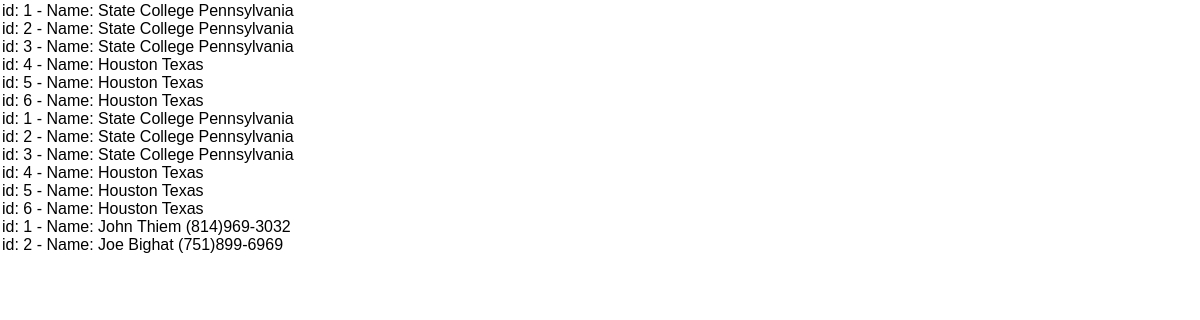
Screenshot of /trial.php with the database file from the repository.
### tables this page shows
CREATE TABLE `Sales` (
  `saleID` int NOT NULL,
  `listingPrice` int NOT NULL,
  `city` varchar(250) NOT NULL,
  `state` varchar(250) NOT NULL,
  `address` varchar(250) NOT NULL,
  `categoryID` int NOT NULL
);

CREATE TABLE `Rentals` (
  `rentalID` int NOT NULL,
  `listingPrice` varchar(250) NOT NULL,
  `city` varchar(250) NOT NULL,
  `state` varchar(250) NOT NULL,
  `address` varchar(250) NOT NULL,
  `categoryID` int NOT NULL
);

CREATE TABLE `Agents` (
  `agentID` int NOT NULL,
  `agentName` varchar(250) NOT NULL,
  `agentNum` varchar(250) NOT NULL,
  `agentEmail` varchar(250) NOT NULL,
  `categoryID` int NOT NULL
);

### trial.php (the view, shortened to what this page needs)
<html>
<head>
<link rel="stylesheet" type="text/css" href="stylesheet.css">
</head>
<body>
<?php
$servername = "localhost";
$username = "root";
$password = "mysql";
$dbname = "eti461final";
$conn = new mysqli($servername, $username, $password, $dbname);
$sql = "SELECT * FROM Sales";
$result = $conn->query($sql);
if ($result->num_rows > 0) {
  while($row = $result->fetch_assoc()) {
    echo "id: " . $row["saleID"]. " - Name: " . $row["city"]. " " . $row["state"]. "<br>";
  }
} else {
  echo "0 results";
}
$sql = "SELECT * FROM Rentals";
$result = $conn->query($sql);
if ($result->num_rows > 0) {
  while($row = $result->fetch_assoc()) {
    echo "id: " . $row["rentalID"]. " - Name: " . $row["city"]. " " . $row["state"]. "<br>";
  }
} else {
  echo "0 results";
}
$sql = "SELECT * FROM Agents";
$result = $conn->query($sql);
if ($result->num_rows > 0) {
  while($row = $result->fetch_assoc()) {
    echo "id: " . $row["agentID"]. " - Name: " . $row["agentName"]. " " . $row["agentNum"]. "<br>";
  }
} else {
  echo "0 results";
}
?>
</body>
</html>

### stylesheet.css (style rules this page uses)
* { margin: 1; padding: 0; box-sizing: border-box; font-family: Arial, sans-serif; }

### rows the page displays
sales: saleID "1", city "State College", state "Pennsylvania"
sales: saleID "2", city "State College", state "Pennsylvania"
sales: saleID "3", city "State College", state "Pennsylvania"
sales: saleID "4", city "Houston", state "Texas"
sales: saleID "5", city "Houston", state "Texas"
sales: saleID "6", city "Houston", state "Texas"
rentals: rentalID "1", city "State College", state "Pennsylvania"
rentals: rentalID "2", city "State College", state "Pennsylvania"
rentals: rentalID "3", city "State College", state "Pennsylvania"
rentals: rentalID "4", city "Houston", state "Texas"
rentals: rentalID "5", city "Houston", state "Texas"
rentals: rentalID "6", city "Houston", state "Texas"
agents: agentID "1", agentName "John Thiem", agentNum "(814)969-3032"
agents: agentID "2", agentName "Joe Bighat", agentNum "(751)899-6969"
